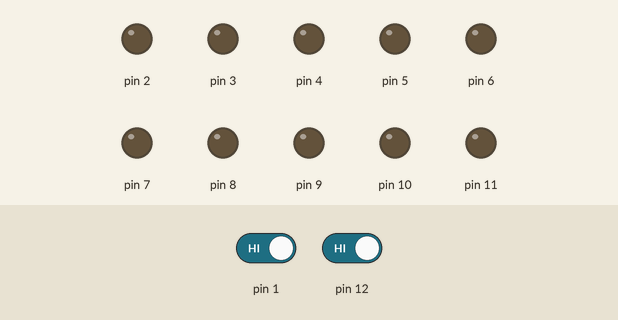
Recording of a sketch running on a simulated Arduino Uno, built with avr-gcc and run on an emulated ATmega328P. Shown: output pins drawn as LEDs (lit = HIGH). Dashed ring = blinking. Inputs (shaded band) come from the test bench; at power-on: pin 1 HIGH, pin 12 HIGH.

Above: at 2.1 s.
2.2 s: pin 1 driven LOW
At 2.41 s:
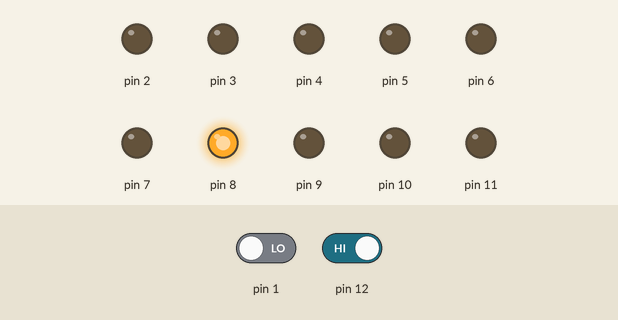
5.2 s: pin 12 driven LOW
At 6.01 s:
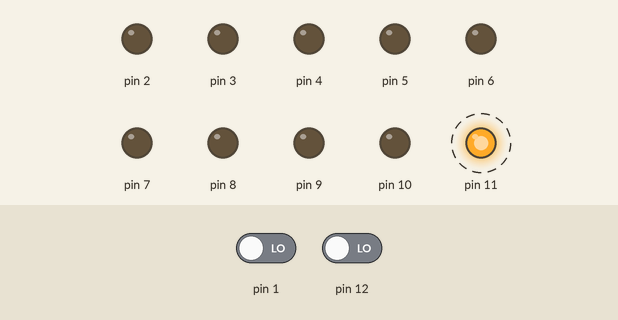
8.2 s: pin 12 driven HIGH
At 8.41 s:
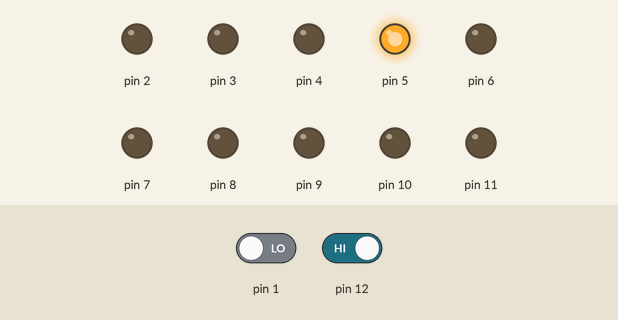
Timing chart, 0 to 11.2 s (numbered marks = the images above; inputs shaded):
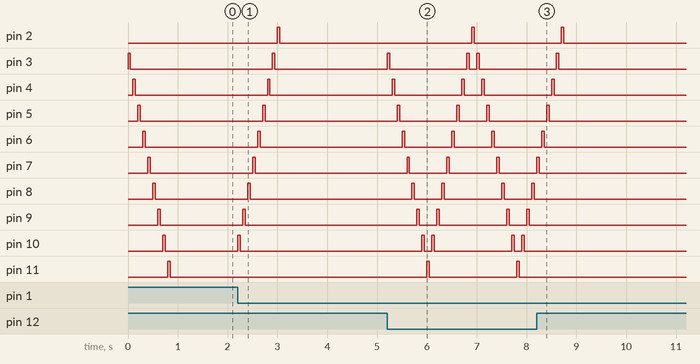

Measured:
- after the input at 2.2 s, pin 2: LOW → HIGH after 0.80 s, → LOW 0.05 s later; pin 3: LOW → HIGH after 0.70 s, → LOW 0.05 s later; pin 4: LOW → HIGH after 0.60 s, → LOW 0.05 s later; pin 5: LOW → HIGH after 0.50 s, → LOW 0.05 s later; pin 6: LOW → HIGH after 0.40 s, → LOW 0.05 s later
- after the input at 5.2 s, pin 2: LOW → HIGH after 1.7 s, → LOW 0.05 s later; pin 3: goes HIGH 0.05 s, LOW 1.6 s, HIGH 0.05 s, LOW 0.15 s, HIGH 0.05 s, then LOW, starting at once
- after the input at 8.2 s, pin 2: goes on until 8.8 s, then stays LOW; pin 3: goes on until 8.7 s, then stays LOW; pin 4: goes on until 8.6 s, then stays LOW; pin 5: goes on until 8.5 s, then stays LOW; pin 6: goes on until 8.4 s, then stays LOW

The sketch:

Programa.ino
```cpp
int i = 0;
int bandera=0;
void setup()
{
  pinMode(2, OUTPUT);
  pinMode(3, OUTPUT);
  pinMode(4, OUTPUT);
  pinMode(5, OUTPUT);
  pinMode(6, OUTPUT);
  pinMode(7, OUTPUT);
  pinMode(8, OUTPUT);
  pinMode(9, OUTPUT);
  pinMode(10, OUTPUT);
  pinMode(11, OUTPUT);

  for (i=3; i<=11; ++i){
    digitalWrite(i, HIGH);
    delay(50);
  digitalWrite(i, LOW);
    delay(50);}
}
void loop()
{
  if(!digitalRead(1)&& bandera==0){
    bandera=1;
    for (i=10; i>=2; --i){
    digitalWrite(i, HIGH);
    delay(50);
  digitalWrite(i, LOW);
    delay(50);}}

  if(!digitalRead(12) && bandera==1){
    bandera=0;
    for (i=3; i<=11; ++i){
    digitalWrite(i, HIGH);
    delay(50);
  digitalWrite(i, LOW);
    delay(50);}}
}
```
